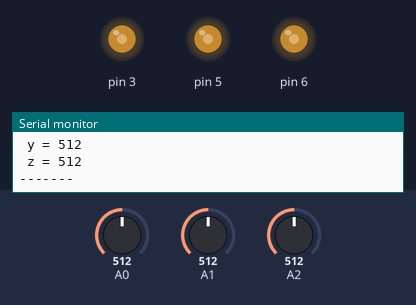
Bench run of a sketch on a simulated Arduino Uno, built with avr-gcc and run on an emulated ATmega328P. On the bench: output pins drawn as LEDs (lit = HIGH), the last lines printed to the serial monitor. Inputs (shaded band) come from the test bench; at power-on: A0 = 512, A1 = 512, A2 = 512.

Above: at 1.3 s.
1.4 s: A0 set to 716
At 2.0 s:
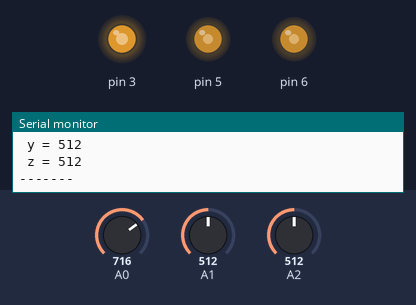
3.0 s: A1 set to 716
At 3.3 s:
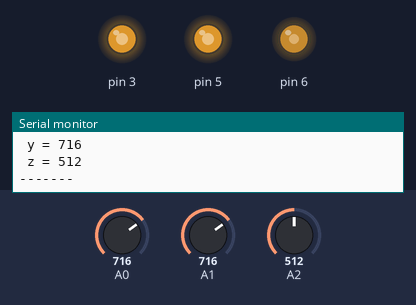
4.5 s: A2 set to 716
At 5.7 s:
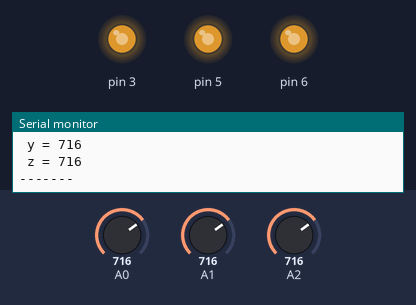
6.0 s: A0 set to 900
At 7.0 s:
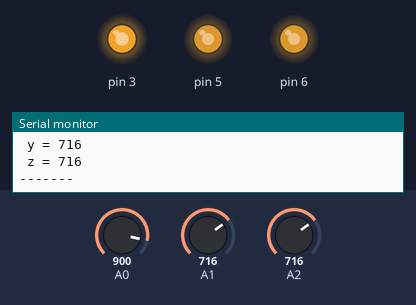
7.5 s: A1 set to 900
At 8.3 s:
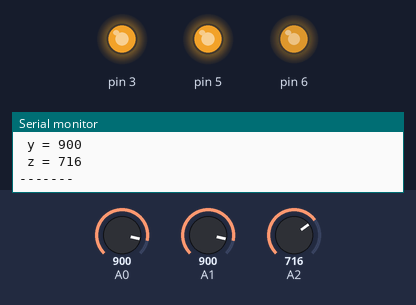
9.0 s: A2 set to 900
At 9.5 s:
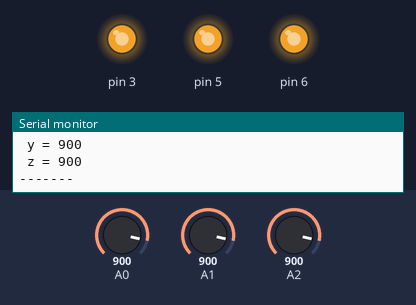
Timing chart, 0 to 11.5 s (numbered marks = the images above; inputs shaded):
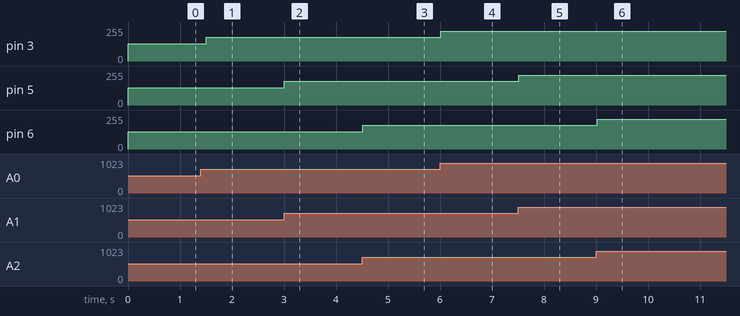

The sketch:

rot.ino
```cpp
void setup() {
  Serial.begin( 9600 );
}

void loop() {
  int x_val, y_val, z_val;

  x_val = analogRead( 0 ); // x軸の値を読み込む、赤色
  y_val = analogRead( 1 ); // y軸の値を読み込む、緑色
  z_val = analogRead( 2 ); // z軸の値を読み込む、黄色

  analogWrite( 3, x_val >> 2 );
  analogWrite( 5, y_val >> 2 );
  analogWrite( 6, z_val >> 2 );

  Serial.print( " x = " );
  Serial.println( x_val );
  Serial.print( " y = " );
  Serial.println( y_val );
  Serial.print( " z = " );
  Serial.println( z_val );
  Serial.println( "-------" );
  delay( 500 );
}
```

Measured:
- after the input at 1.4 s, pin 3: 128/255 → 179/255 after 0.10 s
- after the input at 3.0 s, pin 5: 128/255 → 179/255 at once
- after the input at 4.5 s, pin 6: 128/255 → 179/255 at once
- after the input at 6.0 s, pin 3: 179/255 → 225/255 at once
- after the input at 7.5 s, pin 5: 179/255 → 225/255 at once
- after the input at 9.0 s, pin 6: 179/255 → 225/255 at once
